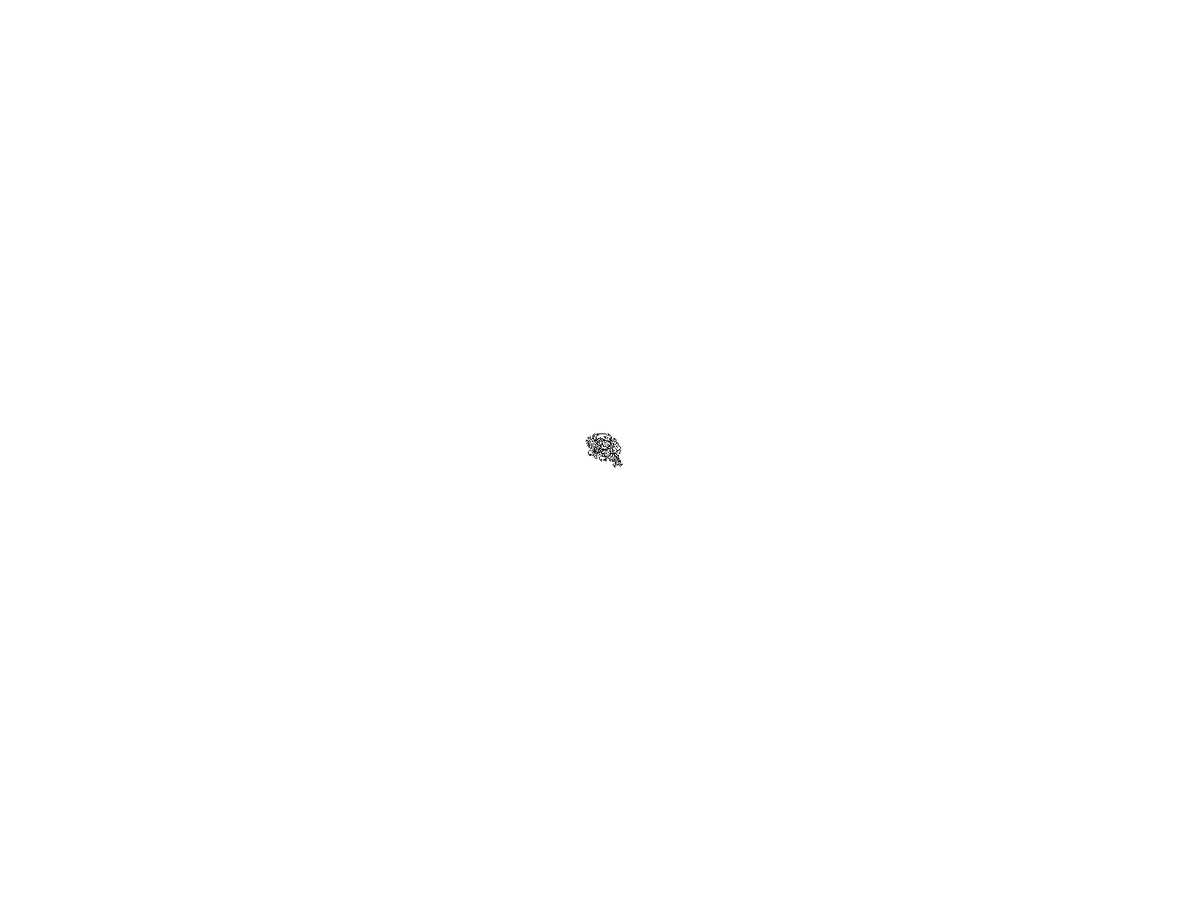
Frame 1 (no input)
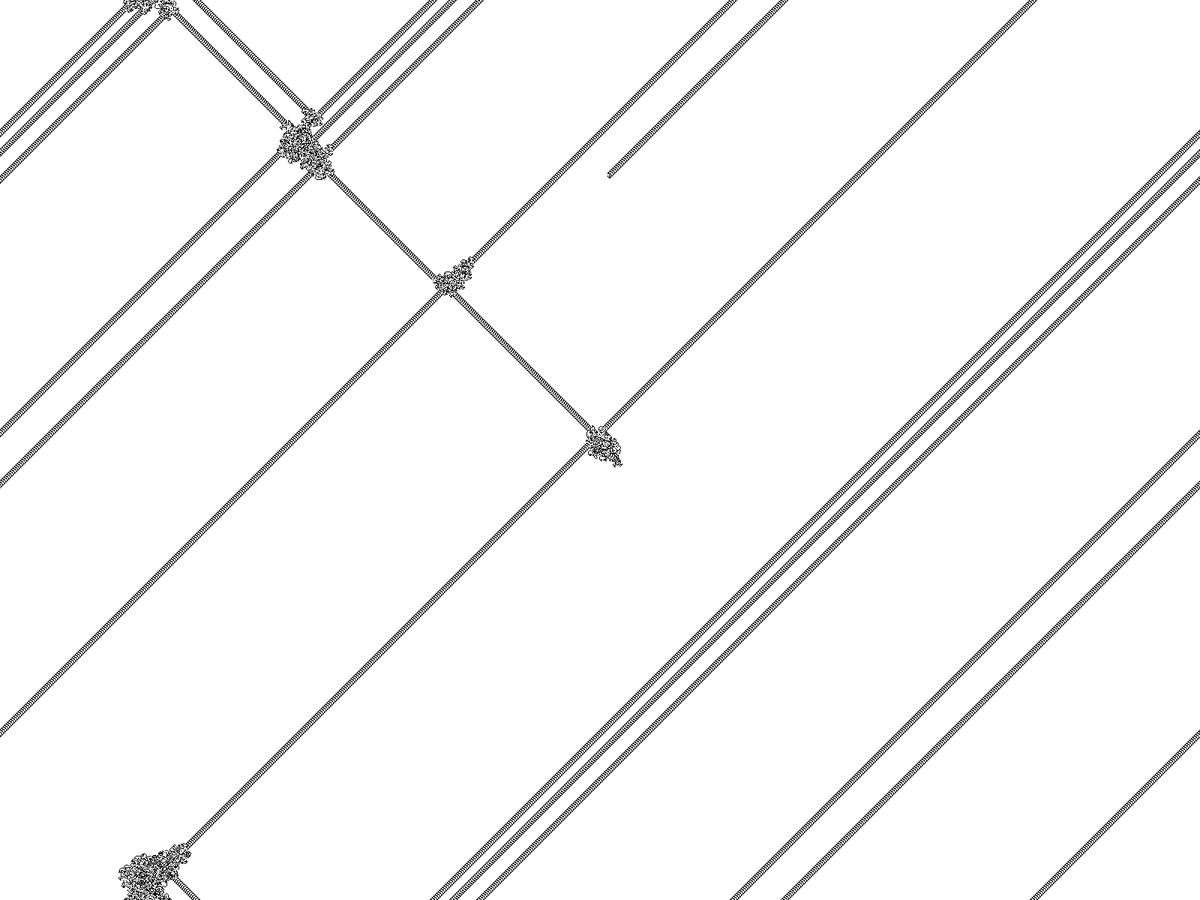
Frame 60 (the mouse pressed at the canvas centre just before this capture)
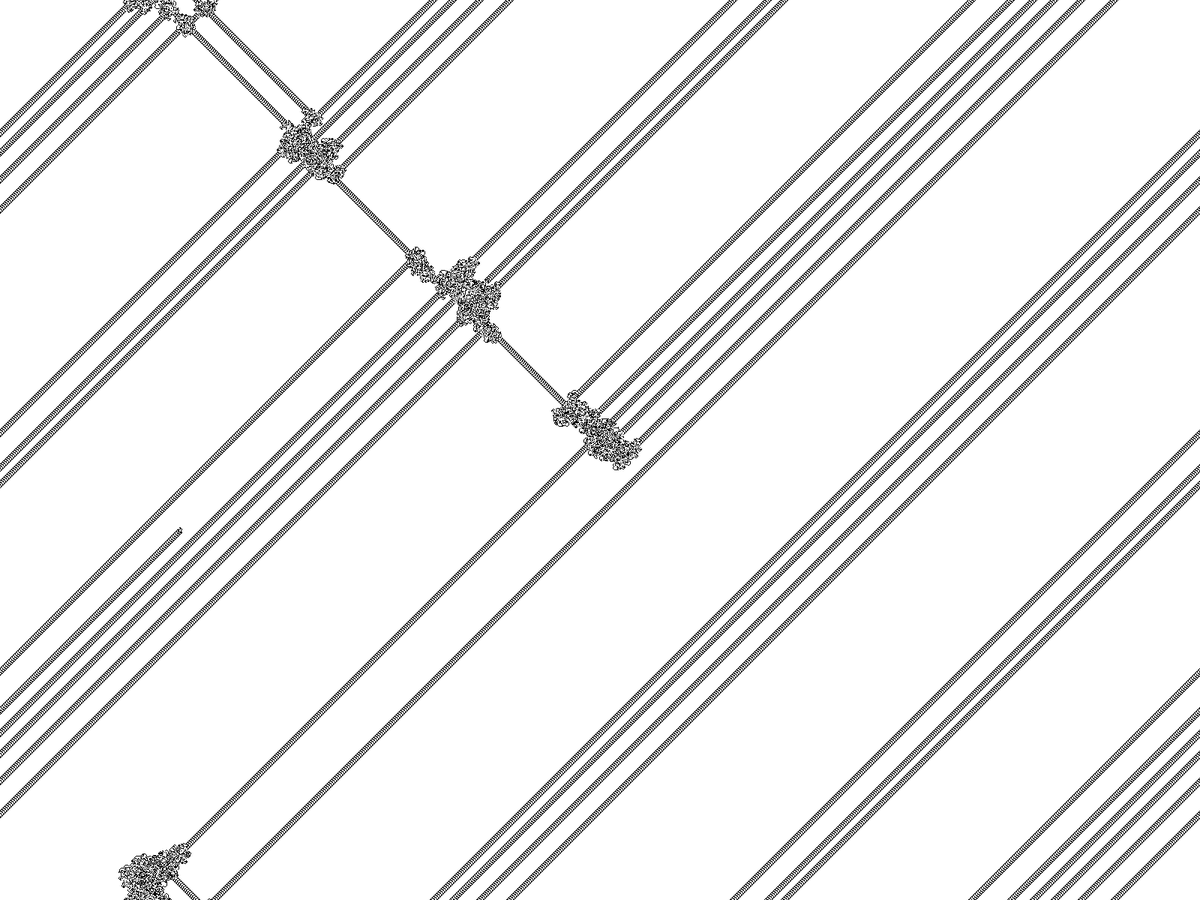
Frame 120 (the mouse held since frame 60 and released just before this capture)

The Processing sketch that drew these frames (run headless with seeded random() and noise(); from frame 60 on, the mouse is pressed at the canvas centre):

// Processing sketch: Langtons_ant
// ── Langtons_ant.pde
byte [][] grid;
Ant ant;
PImage ANT;

void setup() {
  //size(400, 400);
  fullScreen();
  grid = new byte[width][height];
  ant = new Ant();
  ANT = createImage(width, height, RGB);
  
  ANT.loadPixels();
  for(int i = 0; i < ANT.pixels.length; i++)
    ANT.pixels[i] = color(255);
  ANT.updatePixels();
}

void draw() {
  ANT.loadPixels();
  
  for(int i = 0; i < 10000; i++){
    byte state = grid[ant.X][ant.Y];
    
    if(state == 0){
      grid[ant.X][ant.Y] = 1;
      ant.turnRight();
    } else if (state == 1){
      grid[ant.X][ant.Y] = 0;
      ant.turnLeft();
    }
    
    color col = color(0);
    if(grid[ant.X][ant.Y] == 0)
      col = color(255);
    int pix = ant.X + ant.Y * width;
    ANT.pixels[pix] = col;
    
    ant.moveForward();
  }
  
  ANT.updatePixels();
  
  image(ANT, 0, 0);
}

// ── Ant.pde
enum Direction {N, E, S, W}

class Ant {
  int X, Y;
  Direction dir;
  int maxX, maxY;
  
  Ant() {
    this(width/2, height/2);
  }
  
  Ant(int x, int y){
    this(x, y, Direction.N);
  }
  
  Ant(int x, int y, Direction d){
    maxX = width;
    maxY = height;
    dir = d;
    setPosition(x, y);
  }
  
  void setPosition(int x, int y){
    X = x;
    Y = y;
  }
  
  void moveForward(){
    switch(dir){
      case N:
        Y--; if(Y < 0) Y = height - 1;
      break;
      case E: 
        X++; if(X >= width) X = 0;
      break;
      case S: 
        Y++; if(Y >= height) Y = 0;  
      break;
      case W: 
        X--; if(X < 0) X = width - 1;
      break;
    }
  }
  
  void turnLeft(){
    switch(dir){
      case N:
        dir = Direction.W;
      break;
      case E:
        dir = Direction.N;
      break;
      case S:
        dir = Direction.E;
      break;
      case W:
        dir = Direction.S;
      break;
    }
  }
  
  void turnRight(){
    switch(dir){
      case N:
        dir = Direction.E;
      break;
      case E:
        dir = Direction.S;
      break;
      case S:
        dir = Direction.W;
      break;
      case W:
        dir = Direction.N;
      break;
    }
  }
  
  
}
